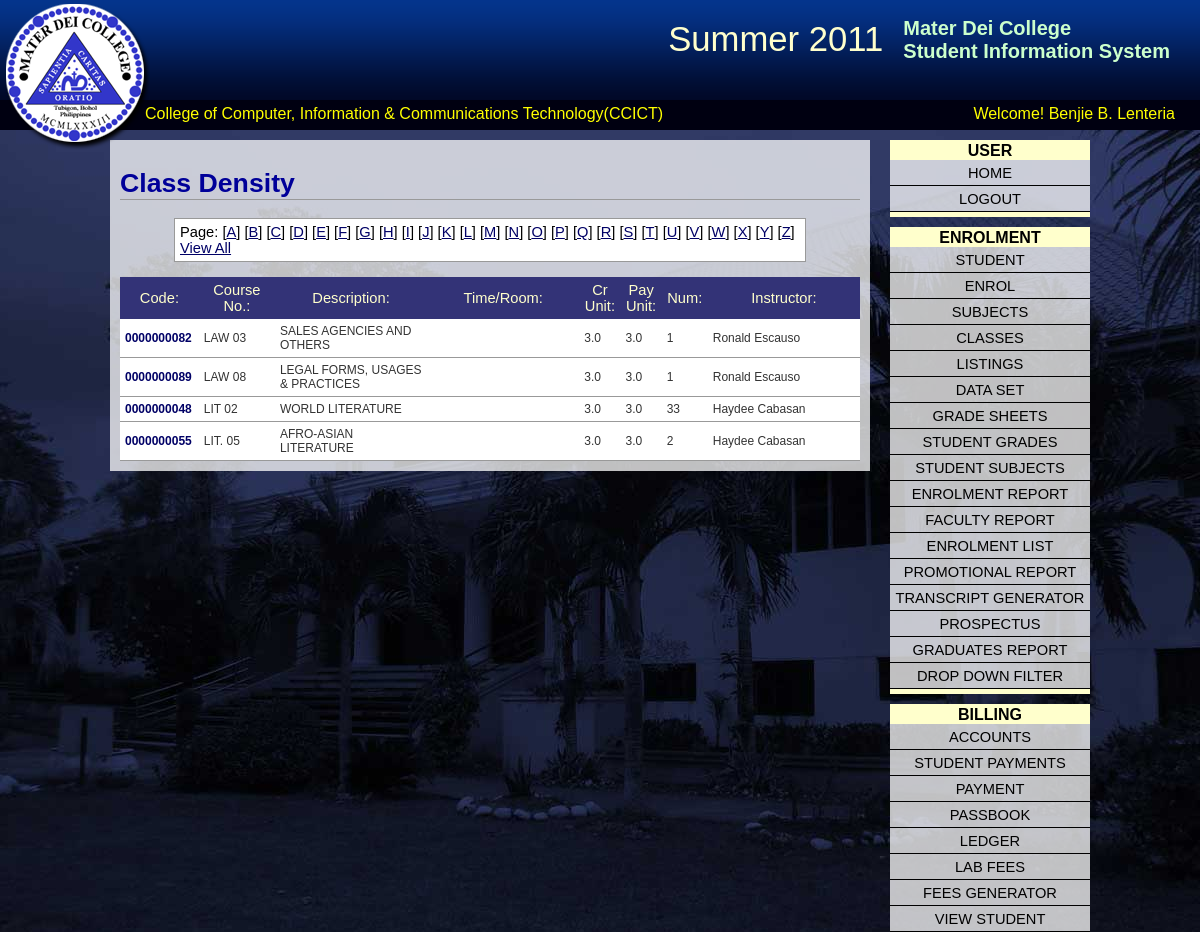
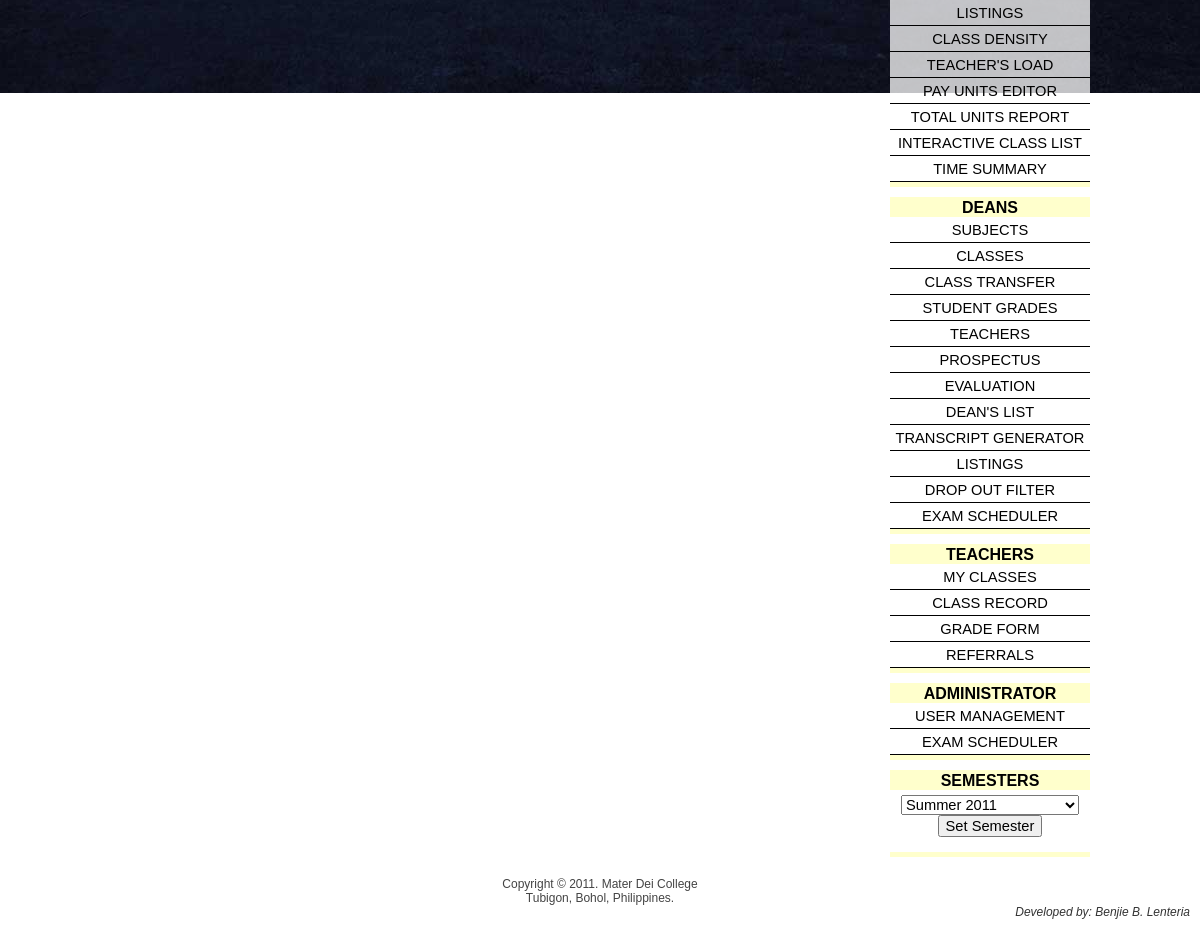
The app's page /index.php?page=class_density&alphapage=L (signed in), older data (2 pictures, top to bottom).
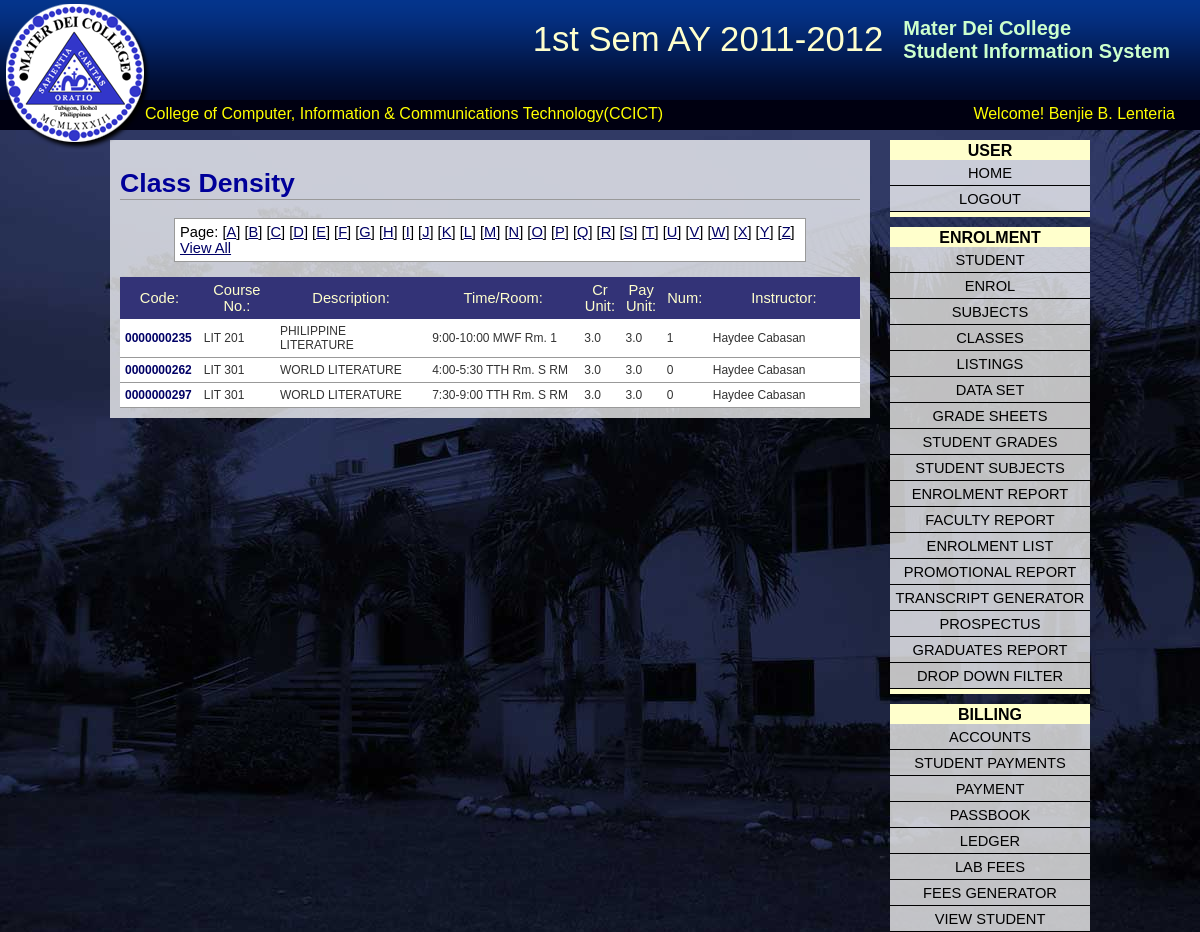
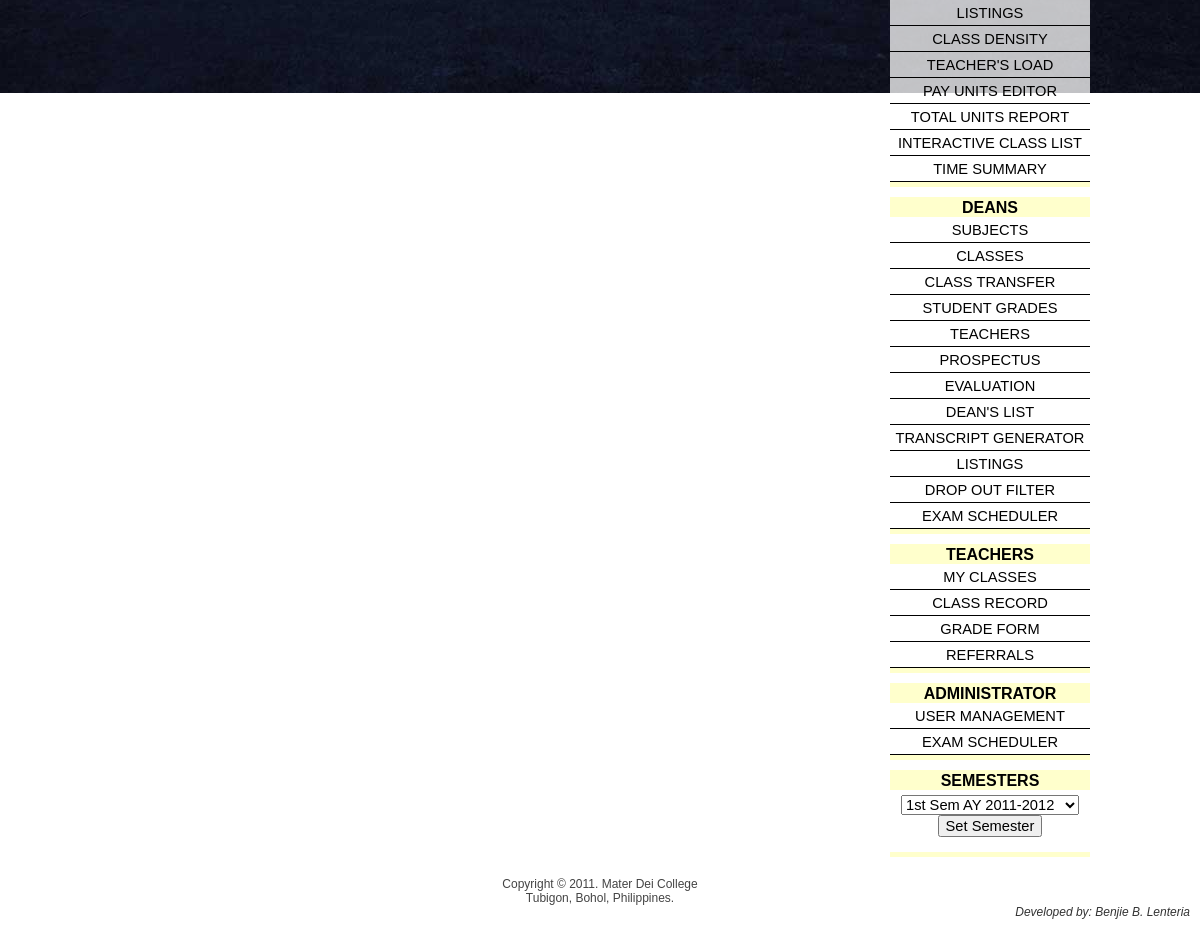
The same page, newer data (2 pictures, top to bottom).
### tables this page shows
CREATE TABLE IF NOT EXISTS `sems` (
  `sem_code` int(4) unsigned zerofill NOT NULL AUTO_INCREMENT,
  `sem` varchar(20) NOT NULL,
  `sem_num` int(1) unsigned NOT NULL,
  PRIMARY KEY (`sem_code`)
);

CREATE TABLE IF NOT EXISTS `modassgn` (
  `user` varchar(15) NOT NULL,
  `modlno` int(2) unsigned NOT NULL,
  PRIMARY KEY (`user`,`modlno`),
  KEY `FK_modassgn_2` (`modlno`)
);

CREATE TABLE IF NOT EXISTS `class` (
  `class_code` int(10) unsigned zerofill NOT NULL AUTO_INCREMENT,
  `sub_code` int(10) unsigned NOT NULL,
  `tch_num` int(3) unsigned NOT NULL,
  `clg_no` int(3) unsigned NOT NULL,
  `cunits` decimal(3,1) NOT NULL DEFAULT '3.0',
  `punits` decimal(3,1) NOT NULL DEFAULT '3.0',
  `sem_code` int(3) unsigned NOT NULL,
  `limit` int(3) unsigned NOT NULL DEFAULT '55',
  `grd_sub` tinyint(1) unsigned DEFAULT '0',
  `sub_dt` date DEFAULT NULL,
  PRIMARY KEY (`class_code`),
  KEY `class_subjects` (`sub_code`),
  KEY `class_teacher` (`tch_num`),
  KEY `class_college` (`clg_no`)
);

CREATE TABLE IF NOT EXISTS `subjects` (
  `sub_code` int(4) unsigned zerofill NOT NULL AUTO_INCREMENT,
  `name` varchar(20) DEFAULT NULL,
  `descript` varchar(60) NOT NULL,
  `acad` tinyint(1) NOT NULL,
  `clg_no` int(2) unsigned NOT NULL,
  PRIMARY KEY (`sub_code`),
  UNIQUE KEY `descript` (`descript`),
  UNIQUE KEY `name` (`name`),
  KEY `FK_subjects_1` (`clg_no`)
);

### library/population.php (called while the page is built, shortened)
<?php
function getClassPopulation($class_code){
	$pop = mysql_query("SELECT count(idnum) FROM sub_enrol
	    WHERE class_code=$class_code AND (rating<>'W' OR rating<>'w') AND sem_code={$_SESSION['sem_code']}");
	$poprow = mysql_fetch_row($pop);
	return $poprow[0];
}
?>

### library/singles.php (called while the page is built, shortened)
<?php
function getClassTimeRoom($class_code, $break){
    $tm=mysql_query("SELECT class_time.*, rooms.room FROM class_time, rooms
            WHERE class_time.rm_no=rooms.rm_no AND class_code=$class_code");
	$timeStr = "";
	$count=0;
	while($tmr=mysql_fetch_assoc($tm)) {
		$timeStr.=date('g:i', strtotime($tmr['t_start'])) . "-" . date('g:i', strtotime($tmr['t_end'])) . " " . $tmr['day'] . " Rm. " . $tmr['room'];
	}
	return $timeStr;
}
?>

### pages/class_density.php (the view)
<?php
include("library/alpha_page.php");
include("library/population.php");
include("library/singles.php");
?>
<h1>Class Density</h1>
<div style="width:620px; margin-left: auto; margin-right:auto; background: #FFF;">
<?php showPagination("index.php?page=class_density"); ?>
    <a href="index.php?page=class_density&alphapage=allreg">View All</a>
</div>
<?php
if(isset($_GET['alphapage'])) {
    if($_GET['alphapage']=="all") {
		$alpha_page = "AND class.clg_no={$_SESSION['clg_no']} ";
    }else if($_GET['alphapage']=="allreg"){
	    $alpha_page = "";
    }else{
	    $alpha_page = " AND name LIKE '{$_GET['alphapage']}%' ";
    }
}else $alpha_page="AND name LIKE 'A%' ";
$sequel = "SELECT class_code, name, descript, cunits, punits,
	CONCAT(fname,' ',lname) AS 'teacher' FROM class, teacher, subjects
	WHERE class.tch_num=teacher.tch_num AND class.sub_code=subjects.sub_code
	$alpha_page AND sem_code={$_SESSION['sem_code']} ORDER BY name";
$cls = mysql_query($sequel);
?>
<table style="border-collapse: collapse; width: 100%">
<tr>
	<td class="thead" width="10%">Code:</td>
	<td class="thead" width="10%">Course No.:</td>
	<td class="thead" width="20%">Description:</td>
	<td class="thead" width="20%">Time/Room:</td>
	<td class="thead" width="5%">Cr Unit:</td>
	<td class="thead" width="5%">Pay Unit:</td>
	<td class="thead" width="5%">Num:</td>
    <td class="thead" width="20%">Instructor:</td>
</tr>
<?php while($row = mysql_fetch_assoc($cls)) { ?>
<tr>
	<td class="tcel" width="10%"><a href="index.php?page=view_class&class_code=<?php echo $row['class_code'];?>"
        	style="font-size: 9pt; text-decoration: none;font-weight:bold"><?php echo $row['class_code'];?></a></td>
	<td class="tcel" width="10%"><?php echo $row['name'];?></td>
	<td class="tcel"><?php echo $row['descript']; ?></td>
	<td class="tcel" width="20%"><?php echo getClassTimeRoom($row['class_code'], true);;?></td>
	<td class="tcel" width="5%"><?php echo $row['cunits'];?></td>
	<td class="tcel" width="5%"><?php echo $row['punits'];?></td>
	<td class="tcel" width="5%"><?php echo getClassPopulation($row['class_code']); ?></td>
    <td class="tcel" width="20%"><?php echo $row['teacher'];?></td>
</tr>
<?php } ?>
</table>

### index.php (shortened to what the changed rows need)
<?php
	function getSemester($sem_code){
		$sem=mysql_query("SELECT sem FROM sems WHERE sem_code=$sem_code");
		$semr=mysql_fetch_row($sem);
		echo $semr[0];
	}
?>
<html>
<head><title>Student Information System</title>
<link href="css/main.css" rel="stylesheet" type="text/css">
</head>
<body>
<div id="heading">
	<div id="logo"></div>
    <div id="title">
    	<h2>Mater Dei College <br/ >Student Information System</h2>
    </div>
	<div id="sem">
		<?php if(isset($_SESSION['sem_code'])) getSemester($_SESSION['sem_code']);?>
	</div>
</div>
<div id="wrapper">
   	<?php
		if(isset($_GET['page'])){
			echo "<div id='widget_area'>";
			include("widgets/user_widget.php");
			$md = mysql_query("SELECT * FROM modules NATURAL JOIN modassgn WHERE user='{$_SESSION['user']}'");
			while($mdr=mysql_fetch_assoc($md)){
				if(file_exists("widgets/" . $mdr['module'] . "_widget.php"))
					include("widgets/" . $mdr['module'] . "_widget.php");
			}
			include("widgets/semesters_widget.php");
			echo "</div>";
			echo "<div id='container'>";
			if(isset($_SESSION[$_GET['page']])){
				if(file_exists("pages/" . $_GET['page'] . ".php"))
				include("pages/" . $_GET['page'] . ".php");
				echo "</div>";
			}
		}else{
			include("pages/login.php");
		}
	?>
</div>
</body>
</html>

### widgets/enrolment_widget.php
<div class="widget">
	<div class="widget_head">
	enrolment
	</div>
    <a href="index.php?page=student">Student</a>
    <a href="index.php?page=enrol">Enrol</a>
    <a href="index.php?page=subjects&pagenum=1">Subjects</a>
	<a href="index.php?page=classes">Classes</a>
    <a href="index.php?page=listings">Listings</a>
    <a href="index.php?page=datasets">Data Set</a>
    <a href="index.php?page=gradesheets">Grade Sheets</a>
    <a href="index.php?page=student_grades">Student Grades</a>
    <a href="index.php?page=student_subjects_selector">Student Subjects</a>
    <a href="index.php?page=enrolment_report">Enrolment Report</a>
    <a href="index.php?page=faculty_report">Faculty Report</a>
    <a href="index.php?page=enrolist">Enrolment List</a>
    <a href="index.php?page=promo_rep">Promotional Report</a>
    <a href="index.php?page=transcript">Transcript Generator</a>
    <a href="index.php?page=prospectus">Prospectus</a>
    <a href="index.php?page=graduates_report">Graduates Report</a>
    <a href="index.php?page=drop_out_filter">Drop Down Filter</a>
</div>

### widgets/billing_widget.php
<div class="widget">
    <div class="widget_head">Billing</div>
    <a href="index.php?page=accounts">Accounts</a>
    <a href="index.php?page=stud_payments">Student Payments</a>
    <a href="index.php?page=payments">Payment</a>
    <a href="index.php?page=passbook">Passbook</a>
    <a href="index.php?page=ledger">Ledger</a>
    <a href="index.php?page=lab_fees">Lab Fees</a>
    <a href="index.php?page=fees_gen">Fees Generator</a>
    <a href="index.php?page=view_student">View Student</a>
    <a href="index.php?page=listings">Listings</a>
    <a href="index.php?page=class_density">Class Density</a>
    <a href="index.php?page=teachers_load_finance">Teacher's Load</a>
    <a href="index.php?page=payunits">Pay Units Editor</a>
    <a href="index.php?page=units_report">Total Units Report</a>
    <a href="index.php?page=icl">Interactive Class List</a>
    <a href="index.php?page=times">Time Summary</a>
</div>

### widgets/deans_widget.php
<div class="widget">
	<div class="widget_head">Deans</div>
	<a href="index.php?page=subjects&pagenum=1">Subjects</a>
	<a href="index.php?page=classes">Classes</a>
	<a href="index.php?page=class_transfer">Class Transfer</a>
	<a href="index.php?page=student_grades">Student Grades</a>
	<a href="index.php?page=teachers">Teachers</a>
	<a href="index.php?page=prospectus">Prospectus</a>
	<a href="index.php?page=evaluation">Evaluation</a>
	<a href="index.php?page=deans_list">Dean's List</a>
	<a href="index.php?page=transcript">Transcript Generator</a>
	<a href="index.php?page=listings">Listings</a>
	<a href="index.php?page=drop_out_filter">Drop Out Filter</a>
	<a href="index.php?page=exam_sched">Exam Scheduler</a>
</div>

### widgets/teachers_widget.php
<div class="widget">
	<div class="widget_head">
	teachers
	</div>
    <a href="index.php?page=teacher_classes">My Classes</a>
    <a href="index.php?page=teacher_class_record">Class Record</a>
    <a href="index.php?page=grade_form">Grade Form</a>
    <a href="index.php?page=referrals">Referrals</a>
</div>

### widgets/administrator_widget.php
<div class="widget">
    <div class="widget_head">Administrator</div>
    <a href="index.php?page=users">User Management</a>
    <a href="index.php?page=exam_sched">Exam Scheduler</a>
</div>

### widgets/semesters_widget.php (shortened to what the changed rows need)
<?php
$sems = mysql_query("SELECT * FROM sems ORDER BY sem_code DESC");
echo "<div class='widget'>\n";
echo "<div class='widget_head'>Semesters</div>\n";
echo "<form method='post' action=''>\n";
echo "<center>";
echo "<select name='sem_code' style='margin-top: 5px;'>\n";
while($semrow=mysql_fetch_assoc($sems)){
	echo "<option value='{$semrow['sem_code']}'>{$semrow['sem']}</option>\n";
}
echo "</select>\n";
echo "<input type='submit' name='submit_set_semester' value='Set Semester'>\n</form>";
echo "</div>";
?>

### library/alpha_page.php
<?php
function showPagination($url){
    $letters = array('A','B','C','D','E','F','G','H','I','J','K','L','M','N',
        'O','P','Q','R','S','T','U','V','W','X','Y','Z');
    echo "<span class='paging'>Page: ";
    foreach($letters as $lt){
        echo "[<a href='$url&alphapage=$lt'>$lt</a>] ";
    }
    echo "</span>";
}
?>

Row changes from the older to the newer data that the page shows:
no longer on this page (row unchanged): sems: sem "Summer 2011"
no longer on this page (row unchanged): class: class_code "0000000082", sub_code.name "LAW 03", sub_code.descript "SALES AGENCIES AND OTHERS", cunits "3.0", punits "3.0", class_code "1", teacher "Ronald Escauso"
no longer on this page (row unchanged): class: class_code "0000000089", sub_code.name "LAW 08", sub_code.descript "LEGAL FORMS, USAGES & PRACTICES", cunits "3.0", punits "3.0", class_code "1", teacher "Ronald Escauso"
no longer on this page (row unchanged): class: class_code "0000000048", sub_code.name "LIT 02", sub_code.descript "WORLD LITERATURE", cunits "3.0", punits "3.0", class_code "33", teacher "Haydee Cabasan"
no longer on this page (row unchanged): class: class_code "0000000055", sub_code.name "LIT. 05", sub_code.descript "AFRO-ASIAN LITERATURE", cunits "3.0", punits "3.0", class_code "2", teacher "Haydee Cabasan"
added sems: sem "1st Sem AY 2011-2012"
added class: class_code "0000000235", subjects.name "LIT 201", subjects.descript "PHILIPPINE LITERATURE", class_code "9:00-10:00 MWF Rm. 1", cunits "3.0", punits "3.0", class_code "1", teacher "Haydee Cabasan"
added class: class_code "0000000262", subjects.name "LIT 301", subjects.descript "WORLD LITERATURE", class_code "4:00-5:30 TTH Rm. S RM", cunits "3.0", punits "3.0", class_code "0", teacher "Haydee Cabasan"
added class: class_code "0000000297", subjects.name "LIT 301", subjects.descript "WORLD LITERATURE", class_code "7:30-9:00 TTH Rm. S RM", cunits "3.0", punits "3.0", class_code "0", teacher "Haydee Cabasan"
Text that changed along with them:
form field sem_code: "Summer 2011" → "1st Sem AY 2011-2012"
